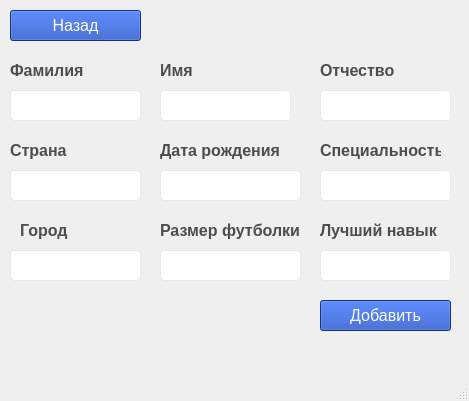
<?xml version="1.0" encoding="UTF-8"?>
<ui version="4.0">
 <class>MainWindow</class>
 <widget class="QMainWindow" name="MainWindow">
  <property name="geometry">
   <rect>
    <x>0</x>
    <y>0</y>
    <width>469</width>
    <height>401</height>
   </rect>
  </property>
  <property name="windowTitle">
   <string>MainWindow</string>
  </property>
  <property name="styleSheet">
   <string notr="true">QLineEdit {
border: 1px solid #e8e8e8;
    height: 50px;
    padding-left: 14px;
    font-family: Segoe UI,sans-serif;
    font-style: normal;
    font-weight: 400;
    font-size: 18px;
    line-height: 26px;
    border-radius: 4px;
    color: #4d4d4d;
}

QLabel {
    font-size: 16px;
    line-height: 26px;
    color: #4d4d4d;
    font-weight: 700;
}

QButton {
    background-color: #212529;
}</string>
  </property>
  <widget class="QWidget" name="centralwidget">
   <widget class="QLineEdit" name="name">
    <property name="geometry">
     <rect>
      <x>160</x>
      <y>90</y>
      <width>131</width>
      <height>31</height>
     </rect>
    </property>
    <property name="styleSheet">
     <string notr="true">border: 1px solid #e8e8e8;
    height: 50px;
    padding-left: 14px;
    font-family: Segoe UI,sans-serif;
    font-style: normal;
    font-weight: 400;
    font-size: 18px;
    line-height: 26px;
    border-radius: 4px;
    color: #4d4d4d;</string>
    </property>
   </widget>
   <widget class="QLineEdit" name="surname">
    <property name="geometry">
     <rect>
      <x>10</x>
      <y>90</y>
      <width>131</width>
      <height>31</height>
     </rect>
    </property>
   </widget>
   <widget class="QLineEdit" name="last_name">
    <property name="geometry">
     <rect>
      <x>320</x>
      <y>90</y>
      <width>131</width>
      <height>31</height>
     </rect>
    </property>
   </widget>
   <widget class="QLineEdit" name="country">
    <property name="geometry">
     <rect>
      <x>10</x>
      <y>170</y>
      <width>131</width>
      <height>31</height>
     </rect>
    </property>
   </widget>
   <widget class="QLineEdit" name="city">
    <property name="geometry">
     <rect>
      <x>10</x>
      <y>250</y>
      <width>131</width>
      <height>31</height>
     </rect>
    </property>
   </widget>
   <widget class="QLineEdit" name="size">
    <property name="geometry">
     <rect>
      <x>160</x>
      <y>250</y>
      <width>141</width>
      <height>31</height>
     </rect>
    </property>
   </widget>
   <widget class="QLineEdit" name="birthday">
    <property name="geometry">
     <rect>
      <x>160</x>
      <y>170</y>
      <width>141</width>
      <height>31</height>
     </rect>
    </property>
   </widget>
   <widget class="QLineEdit" name="spec">
    <property name="geometry">
     <rect>
      <x>320</x>
      <y>170</y>
      <width>131</width>
      <height>31</height>
     </rect>
    </property>
   </widget>
   <widget class="QLineEdit" name="skill">
    <property name="geometry">
     <rect>
      <x>320</x>
      <y>250</y>
      <width>131</width>
      <height>31</height>
     </rect>
    </property>
   </widget>
   <widget class="QLabel" name="label">
    <property name="geometry">
     <rect>
      <x>160</x>
      <y>60</y>
      <width>63</width>
      <height>20</height>
     </rect>
    </property>
    <property name="text">
     <string>Имя</string>
    </property>
   </widget>
   <widget class="QLabel" name="label_2">
    <property name="geometry">
     <rect>
      <x>10</x>
      <y>60</y>
      <width>81</width>
      <height>20</height>
     </rect>
    </property>
    <property name="text">
     <string>Фамилия</string>
    </property>
   </widget>
   <widget class="QLabel" name="label_3">
    <property name="geometry">
     <rect>
      <x>320</x>
      <y>60</y>
      <width>81</width>
      <height>21</height>
     </rect>
    </property>
    <property name="text">
     <string>Отчество</string>
    </property>
   </widget>
   <widget class="QLabel" name="label_4">
    <property name="geometry">
     <rect>
      <x>10</x>
      <y>140</y>
      <width>63</width>
      <height>20</height>
     </rect>
    </property>
    <property name="text">
     <string>Страна</string>
    </property>
   </widget>
   <widget class="QLabel" name="label_5">
    <property name="geometry">
     <rect>
      <x>20</x>
      <y>220</y>
      <width>63</width>
      <height>20</height>
     </rect>
    </property>
    <property name="text">
     <string>Город</string>
    </property>
   </widget>
   <widget class="QLabel" name="label_6">
    <property name="geometry">
     <rect>
      <x>160</x>
      <y>220</y>
      <width>151</width>
      <height>20</height>
     </rect>
    </property>
    <property name="text">
     <string>Размер футболки</string>
    </property>
   </widget>
   <widget class="QLabel" name="label_7">
    <property name="geometry">
     <rect>
      <x>160</x>
      <y>140</y>
      <width>131</width>
      <height>20</height>
     </rect>
    </property>
    <property name="text">
     <string>Дата рождения</string>
    </property>
   </widget>
   <widget class="QLabel" name="label_8">
    <property name="geometry">
     <rect>
      <x>320</x>
      <y>140</y>
      <width>121</width>
      <height>20</height>
     </rect>
    </property>
    <property name="text">
     <string>Специальность</string>
    </property>
   </widget>
   <widget class="QLabel" name="label_9">
    <property name="geometry">
     <rect>
      <x>320</x>
      <y>220</y>
      <width>121</width>
      <height>20</height>
     </rect>
    </property>
    <property name="text">
     <string>Лучший навык</string>
    </property>
   </widget>
   <widget class="QPushButton" name="add">
    <property name="geometry">
     <rect>
      <x>320</x>
      <y>300</y>
      <width>131</width>
      <height>31</height>
     </rect>
    </property>
    <property name="styleSheet">
     <string notr="true">border: 1.5px solid var(--primary-color); border-radius: 0.25rem; font-size: 16px; min-width: 98px; background-color: rgb(25, 70, 186);; color: rgb(255, 255, 255);</string>
    </property>
    <property name="text">
     <string>Добавить</string>
    </property>
   </widget>
   <widget class="QPushButton" name="again">
    <property name="geometry">
     <rect>
      <x>10</x>
      <y>10</y>
      <width>131</width>
      <height>31</height>
     </rect>
    </property>
    <property name="styleSheet">
     <string notr="true">border: 1.5px solid var(--primary-color); border-radius: 0.25rem; font-size: 16px; min-width: 98px; background-color: rgb(25, 70, 186);; color: rgb(255, 255, 255);</string>
    </property>
    <property name="text">
     <string>Назад</string>
    </property>
   </widget>
  </widget>
  <widget class="QMenuBar" name="menubar">
   <property name="geometry">
    <rect>
     <x>0</x>
     <y>0</y>
     <width>469</width>
     <height>26</height>
    </rect>
   </property>
  </widget>
  <widget class="QStatusBar" name="statusbar"/>
 </widget>
 <resources/>
 <connections/>
</ui>
